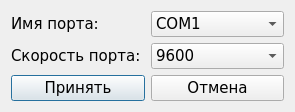
<?xml version="1.0" encoding="UTF-8"?>
<ui version="4.0">
 <class>SettingsDialog</class>
 <widget class="QDialog" name="SettingsDialog">
  <property name="geometry">
   <rect>
    <x>0</x>
    <y>0</y>
    <width>295</width>
    <height>106</height>
   </rect>
  </property>
  <property name="font">
   <font>
    <family>Verdana</family>
    <pointsize>11</pointsize>
   </font>
  </property>
  <property name="windowTitle">
   <string>Настройки Порта</string>
  </property>
  <layout class="QVBoxLayout" name="verticalLayout">
   <item>
    <layout class="QGridLayout" name="gridLayout">
     <item row="0" column="0">
      <widget class="QLabel" name="portNameLabel">
       <property name="text">
        <string>Имя порта:</string>
       </property>
      </widget>
     </item>
     <item row="0" column="1">
      <widget class="QComboBox" name="portNameComboBox">
       <item>
        <property name="text">
         <string>COM1</string>
        </property>
       </item>
       <item>
        <property name="text">
         <string>COM2</string>
        </property>
       </item>
       <item>
        <property name="text">
         <string>COM3</string>
        </property>
       </item>
       <item>
        <property name="text">
         <string>COM4</string>
        </property>
       </item>
      </widget>
     </item>
     <item row="1" column="0">
      <widget class="QLabel" name="portSpeedLabel">
       <property name="text">
        <string>Скорость порта:</string>
       </property>
      </widget>
     </item>
     <item row="1" column="1">
      <widget class="QComboBox" name="portSpeedComboBox">
       <item>
        <property name="text">
         <string>9600</string>
        </property>
       </item>
      </widget>
     </item>
     <item row="2" column="0">
      <widget class="QPushButton" name="okButton">
       <property name="text">
        <string>Принять</string>
       </property>
      </widget>
     </item>
     <item row="2" column="1">
      <widget class="QPushButton" name="cancelButton">
       <property name="text">
        <string>Отмена</string>
       </property>
      </widget>
     </item>
    </layout>
   </item>
  </layout>
 </widget>
 <resources/>
 <connections/>
</ui>
